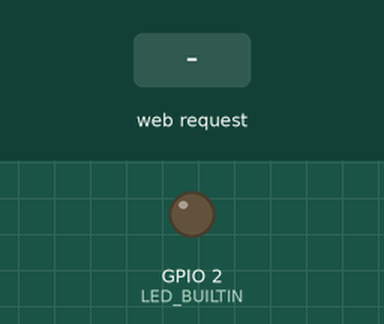
The sketch below on a simulated ESP8266 (NodeMCU). Shown: output pins drawn as LEDs (lit = HIGH, except the on-board LED, lit = LOW). Dashed ring = blinking. Inputs (shaded band) come from the test bench. WiFi joins after 1.5 s; servers stay silent unless stated; storage starts empty; what the sketch prints to the serial monitor is not drawn.

Above: at 4.7 s.
4.8 s: HTTP request GET /party?state=120 received
At 6.29 s:
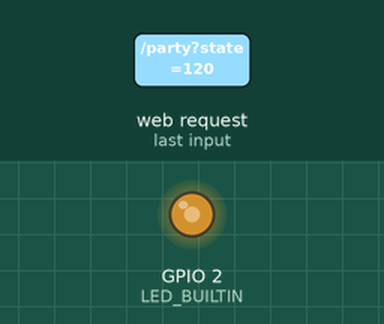
7.8 s: HTTP request GET /party?state=1 received
10.8 s: HTTP request GET /party received
At 11.9 s:
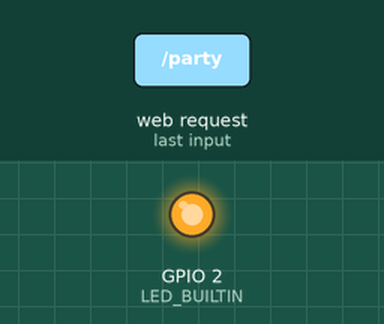
12.3 s: HTTP request GET /party?id=1&state=1 received
At 12.7 s:
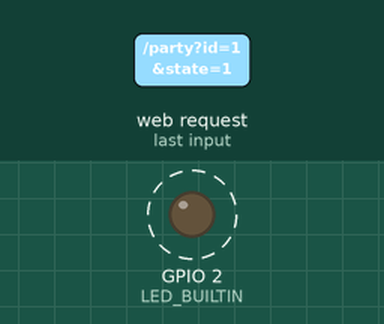
Timing chart, 0 to 16.3 s (numbered marks = the images above; inputs shaded):
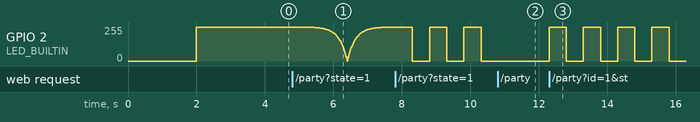

The sketch:

mosquitto.ino
```cpp
#include <Arduino.h>
#include <ArduinoOTA.h>
#include <ESP8266WiFi.h>
#include <ESP8266WebServer.h>
#include <ESP8266mDNS.h>
#include <FS.h>

#define ssid      "freifunk-myk.de"
#define password  ""

#define HOSTNAME "esphttptest"

ESP8266WebServer server ( 80 );

byte party = 0;
byte led = 0;

byte party_anim = 0;

const float _ledFactor = (100 * log10(2))/(log10(1024));

void sendState() {
  String json = "{\"led\":\"" + String(led) + "\",";
  json += "\"party\":\"" + String(party) + "\"}";

  server.send(200, "application/json", json);

  Serial.print(millis());
  Serial.print(" [STATE] LED:");
  Serial.print(led);
  Serial.print(" - Party:");
  Serial.print(party);
  Serial.print(" - PA:");
  Serial.println(party_anim);
}

void updateParty() {
  String gpio = server.arg("id");
  String state = server.arg("state");
  String success = "1";

  Serial.print(millis());
  Serial.print(" [PARTY] ID: ");
  Serial.print(gpio);
  Serial.print(" - RState:");
  Serial.print(state);

  party = constrain(state.toInt(), 0, 2);

  Serial.print(" - SState:");
  Serial.println(party);

  String json = "{\"state\":\"" + String(state) + "\",";
  json += "\"success\":\"" + String(success) + "\"}";

  server.send(200, "application/json", json);
}

void updateGpio() {
  String gpio = server.arg("id");
  String state = server.arg("state");
  String success = "1";
  byte newstate = 0;

  Serial.print(millis());
  Serial.print(" [GPIO] ID: ");
  Serial.print(gpio);
  Serial.print(" - RState:");
  Serial.print(state);

  newstate = constrain(state.toInt(), 0, 100);

  Serial.print(" - SState:");
  Serial.print(newstate);

  if ( gpio == "LED" ) {
    unsigned int ledout = pow(2, (newstate / _ledFactor)) - 1;
    if(newstate == 100) {
      digitalWrite(LED_BUILTIN, LOW);
    }else if(newstate == 0) {
      digitalWrite(LED_BUILTIN, HIGH);
    }else{
      analogWrite(LED_BUILTIN, 1024-ledout);
    }
    led = newstate;
    party = 0;
    Serial.print(" - LED@");
    Serial.print(255-ledout);
  } else {
    success = "0";
  }

  String json = "{\"gpio\":\"" + String(gpio) + "\",";
  json += "\"state\":\"" + String(state) + "\",";
  json += "\"success\":\"" + String(success) + "\"}";

  Serial.print(" - OK? ");
  Serial.print(success);

  server.send(200, "application/json", json);
}

void setup() {
  Serial.begin(115200);

  delay(2000);

  Serial.println("\nBoot");

  pinMode(LED_BUILTIN, OUTPUT);

  digitalWrite(LED_BUILTIN, HIGH);

  if(!SPIFFS.begin()) {
    Serial.println("SPIFFS Mount failed");
    while(true) yield(); //Stop here
  }

  Serial.print("Connecting.");
  WiFi.mode(WIFI_STA);
  WiFi.hostname(HOSTNAME);
  WiFi.begin(ssid, password);

  do{
    delay(500);
    Serial.print(".");
  } while (WiFi.status() != WL_CONNECTED);

  Serial.println("\nWiFi connected");
  Serial.println("IP address: ");
  Serial.println(WiFi.localIP());

  ArduinoOTA.setHostname(HOSTNAME);
  ArduinoOTA.onStart([]() {
    Serial.println("OTA Start");
  });
  ArduinoOTA.onEnd([]() {
    Serial.println("\nOTA End");
  });
  ArduinoOTA.onProgress([](unsigned int progress, unsigned int total) {
    Serial.printf("OTA Progress: %u%%\r", (progress / (total / 100)));
  });
  ArduinoOTA.onError([](ota_error_t error) {
    Serial.printf("OTA Error[%u]: ", error);
    if (error == OTA_AUTH_ERROR) Serial.println("Auth Failed");
    else if (error == OTA_BEGIN_ERROR) Serial.println("Begin Failed");
    else if (error == OTA_CONNECT_ERROR) Serial.println("Connect Failed");
    else if (error == OTA_RECEIVE_ERROR) Serial.println("Receive Failed");
    else if (error == OTA_END_ERROR) Serial.println("End Failed");
  });
  ArduinoOTA.begin();
  Serial.println("OTA ready");

  if(!SPIFFS.begin()) {
    Serial.println("SPIFFS Mount failed");
    while(true) yield(); //Stop here
  }

  server.on("/gpio", updateGpio);
  server.on("/party", updateParty);
  server.on("/state.json", sendState);

  server.serveStatic("/", SPIFFS, "/index.html");
  server.serveStatic("/logo.png", SPIFFS, "/logo.png");

  server.begin();
  Serial.println ( "HTTP server started" );

  if (!MDNS.begin(HOSTNAME)) {
    Serial.println("Error setting up MDNS responder!");
  }
}

unsigned long nexttime = 0;

void loop() {
  unsigned int dly = 0;
  unsigned int out = 0;

  if(party > 0) {
    switch(party) {
      case 1: //Ring
        party_anim++;
        if(party_anim >= 2) party_anim = 0;
        switch(party_anim) {
          case 0:
            digitalWrite(LED_BUILTIN, HIGH);
          break;
          case 1:
            digitalWrite(LED_BUILTIN, LOW);
          break;
        }
        dly = 500;
      break;
      case 2: //Fade

        if(party_anim >= 200) {
          party_anim = 0;
        }else if(party_anim > 100) {
          out = pow(2, ((100 - (party_anim - 100)) / _ledFactor)) - 1;
        }else {
          out = pow(2, (party_anim / _ledFactor)) - 1;
        }

        analogWrite(LED_BUILTIN, 1024-out);
        Serial.println(1024-out);

        party_anim++;

        dly = 15;
      break;
    }
  }

  unsigned long target = millis() + dly;
  if(dly>0) {
    Serial.print("Sleeping for ");
    Serial.print(dly);
    Serial.print(" ms...");
  }
  do {
    yield();
    ArduinoOTA.handle();
    server.handleClient();
  } while(millis() <= target);
  if(dly>0) Serial.println("done");
  dly = 0;

  if(nexttime <= millis()) {
    Serial.print(millis());
    Serial.println(" - Still alive");
    nexttime=millis() + 2000;
  }
}
```

Measured:
- after the input at 10.8 s, GPIO 2 (LED_BUILTIN): stays 0/255 (without the input it goes to 255/255 after 0.01 s)
- after the input at 12.3 s, GPIO 2 (LED_BUILTIN): alternates 255/255 for 0.50 s and 0/255 for 0.50 s, starting at once
- by itself, GPIO 2 (LED_BUILTIN): alternates 255/255 for 0.50 s and 0/255 for 0.50 s
